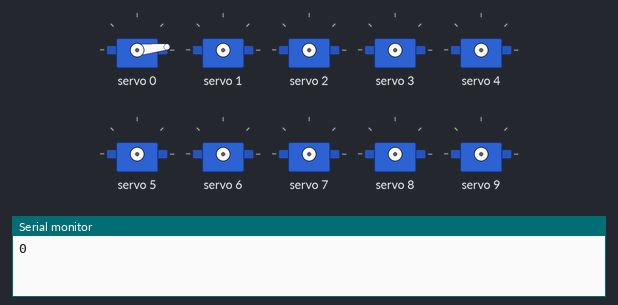
Recording of a sketch running on a simulated Arduino Uno, built with avr-gcc and run on an emulated ATmega328P. Parts: 10 × servo, the last lines printed to the serial monitor.

Above: at 0.05 s.
At 3.05 s:
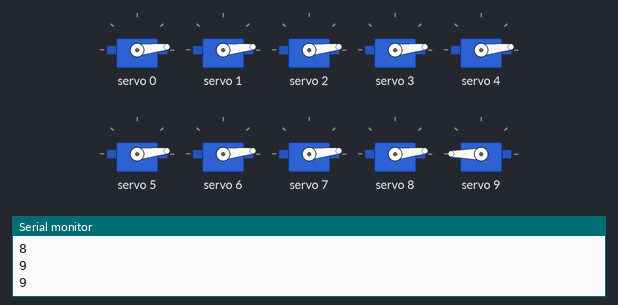
At 3.75 s:
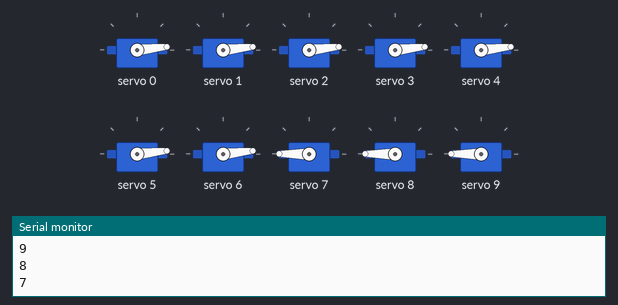
At 4.5 s:
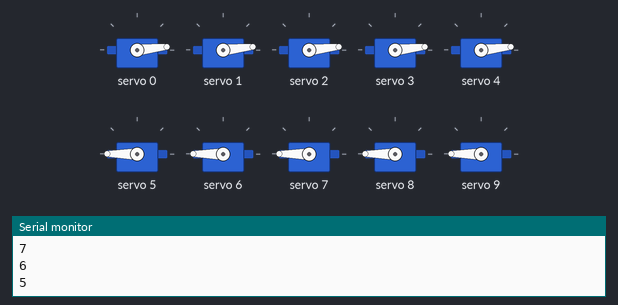
At 5.25 s:
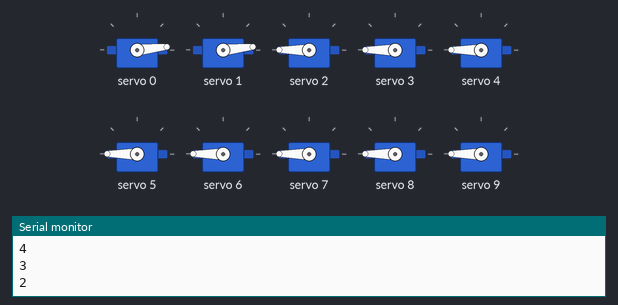
At 6.0 s:
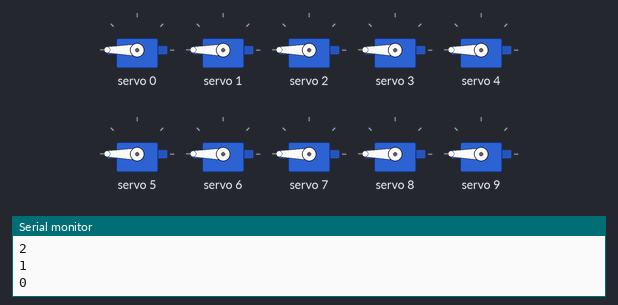
Timing chart, 0 to 7.8 s (numbered marks = the images above):
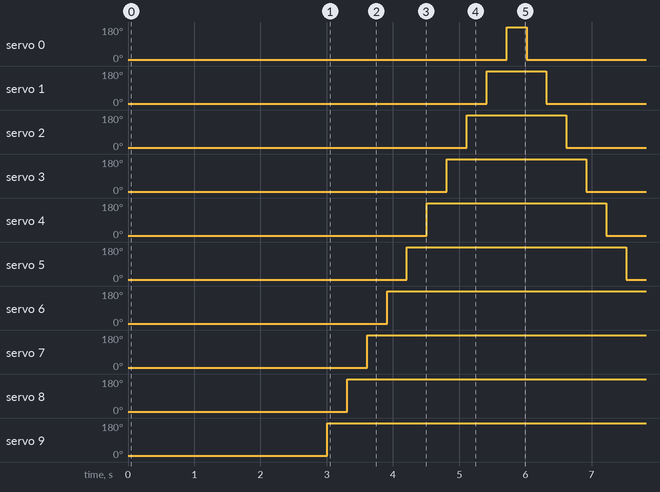

The sketch:

servo_test.ino
```cpp
#include <Wire.h>
#include <Adafruit_PWMServoDriver.h>

Adafruit_PWMServoDriver pca9685 = Adafruit_PWMServoDriver();

#define servoMIN 150
#define servoMAX 600

void setup() {
  Serial.begin(9600);
  pca9685.begin();
  pca9685.setPWMFreq(60);
}

void loop() {
  for (int servo = 0; servo < 10; servo++ ) {
    pca9685.setPWM(servo, 0, servoMIN);
    Serial.println(servo);
    delay(300);
  }

  for (int servo = 9; servo >= 0; servo-- ) {
    pca9685.setPWM(servo, 0, servoMAX);
    Serial.println(servo);
    delay(300);
  }

}
```

Measured:
- by itself, servo 0: alternates 180° for 0.30 s and 6° for 5.7 s
- by itself, servo 1: alternates 180° for 0.90 s and 6° for 5.1 s
- by itself, servo 2: alternates 180° for 1.5 s and 6° for 4.5 s
- by itself, servo 3: alternates 180° for 2.1 s and 6° for 3.9 s
- by itself, servo 4: alternates 180° for 2.7 s and 6° for 3.3 s
- by itself, servo 5: alternates 180° for 3.3 s and 6° for 2.7 s
- by itself, servo 6: alternates 180° for 3.9 s and 6° for 2.1 s
- by itself, servo 7: alternates 180° for 4.5 s and 6° for 1.5 s
